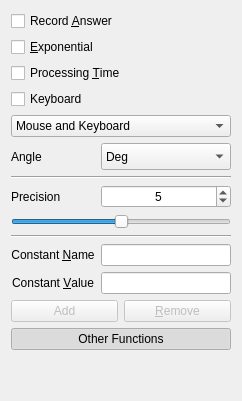
    <widget class="QWidget" name="configureLayoutWidget" native="true">
     <layout class="QVBoxLayout" name="verticalLayout">
      <item>
       <layout class="QVBoxLayout" name="verticalLayout_5">
        <item>
         <widget class="QCheckBox" name="checkBoxAns">
          <property name="text">
           <string>Record &amp;Answer</string>
          </property>
         </widget>
        </item>
        <item>
         <widget class="QCheckBox" name="checkBoxExp">
          <property name="text">
           <string>&amp;Exponential</string>
          </property>
         </widget>
        </item>
        <item>
         <widget class="QCheckBox" name="checkBoxTime">
          <property name="text">
           <string>Processing &amp;Time</string>
          </property>
         </widget>
        </item>
        <item>
         <widget class="QCheckBox" name="keyCheckBox">
          <property name="text">
           <string>Keyboard</string>
          </property>
         </widget>
        </item>
        <item>
         <widget class="QComboBox" name="comboBox">
          <item>
           <property name="text">
            <string>Mouse and Keyboard</string>
           </property>
          </item>
          <item>
           <property name="text">
            <string>Keyboard Only</string>
           </property>
          </item>
          <item>
           <property name="text">
            <string>Mouse Only</string>
           </property>
          </item>
         </widget>
        </item>
       </layout>
      </item>
      <item>
       <layout class="QHBoxLayout" name="horizontalLayout_3">
        <item>
         <widget class="QLabel" name="label_3">
          <property name="text">
           <string>Angle  </string>
          </property>
         </widget>
        </item>
        <item>
         <widget class="QComboBox" name="comboBoxAngle">
          <property name="sizePolicy">
           <sizepolicy hsizetype="Minimum" vsizetype="Fixed">
            <horstretch>0</horstretch>
            <verstretch>0</verstretch>
           </sizepolicy>
          </property>
          <property name="minimumSize">
           <size>
            <width>130</width>
            <height>27</height>
           </size>
          </property>
          <property name="maximumSize">
           <size>
            <width>130</width>
            <height>27</height>
           </size>
          </property>
          <item>
           <property name="text">
            <string>Deg</string>
           </property>
          </item>
          <item>
           <property name="text">
            <string>Rad</string>
           </property>
          </item>
          <item>
           <property name="text">
            <string>Grad</string>
           </property>
          </item>
         </widget>
        </item>
       </layout>
      </item>
      <item>
       <widget class="Line" name="line">
        <property name="orientation">
         <enum>Qt::Horizontal</enum>
        </property>
       </widget>
      </item>
      <item>
       <layout class="QHBoxLayout" name="horizontalLayout_2">
        <item>
         <widget class="QLabel" name="label_2">
          <property name="text">
           <string>Precision   </string>
          </property>
         </widget>
        </item>
        <item>
         <widget class="QSpinBox" name="spinBoxPrecision">
          <property name="sizePolicy">
           <sizepolicy hsizetype="Minimum" vsizetype="Fixed">
            <horstretch>0</horstretch>
            <verstretch>0</verstretch>
           </sizepolicy>
          </property>
          <property name="minimumSize">
           <size>
            <width>130</width>
            <height>0</height>
           </size>
          </property>
          <property name="maximumSize">
           <size>
            <width>130</width>
            <height>16777215</height>
           </size>
          </property>
          <property name="alignment">
           <set>Qt::AlignCenter</set>
          </property>
          <property name="maximum">
           <number>10</number>
          </property>
          <property name="value">
           <number>5</number>
          </property>
         </widget>
        </item>
       </layout>
      </item>
      <item>
       <widget class="QSlider" name="horizontalSliderPrecision">
        <property name="maximum">
         <number>10</number>
        </property>
        <property name="value">
         <number>5</number>
        </property>
        <property name="orientation">
         <enum>Qt::Horizontal</enum>
        </property>
        <property name="tickInterval">
         <number>0</number>
        </property>
       </widget>
      </item>
      <item>
       <widget class="Line" name="line_2">
        <property name="orientation">
         <enum>Qt::Horizontal</enum>
        </property>
       </widget>
      </item>
      <item>
       <layout class="QHBoxLayout" name="horizontalLayout_4">
        <item>
         <widget class="QLabel" name="label_4">
          <property name="sizePolicy">
           <sizepolicy hsizetype="Minimum" vsizetype="Minimum">
            <horstretch>0</horstretch>
            <verstretch>0</verstretch>
           </sizepolicy>
          </property>
          <property name="text">
           <string>Constant &amp;Name</string>
          </property>
          <property name="alignment">
           <set>Qt::AlignCenter</set>
          </property>
          <property name="buddy">
           <cstring>lineEditConstantName</cstring>
          </property>
         </widget>
        </item>
        <item>
         <widget class="QLineEdit" name="lineEditConstantName">
          <property name="sizePolicy">
           <sizepolicy hsizetype="Fixed" vsizetype="Fixed">
            <horstretch>0</horstretch>
            <verstretch>0</verstretch>
           </sizepolicy>
          </property>
          <property name="minimumSize">
           <size>
            <width>130</width>
            <height>0</height>
           </size>
          </property>
          <property name="maximumSize">
           <size>
            <width>130</width>
            <height>16777215</height>
           </size>
          </property>
          <property name="alignment">
           <set>Qt::AlignCenter</set>
          </property>
         </widget>
        </item>
       </layout>
      </item>
      <item>
       <layout class="QHBoxLayout" name="horizontalLayout_6">
        <item>
         <widget class="QLabel" name="label">
          <property name="sizePolicy">
           <sizepolicy hsizetype="Minimum" vsizetype="Minimum">
            <horstretch>0</horstretch>
            <verstretch>0</verstretch>
           </sizepolicy>
          </property>
          <property name="text">
           <string>Constant &amp;Value</string>
          </property>
          <property name="alignment">
           <set>Qt::AlignCenter</set>
          </property>
          <property name="buddy">
           <cstring>lineEditConstantValue</cstring>
          </property>
         </widget>
        </item>
        <item>
         <widget class="QLineEdit" name="lineEditConstantValue">
          <property name="sizePolicy">
           <sizepolicy hsizetype="Fixed" vsizetype="Fixed">
            <horstretch>0</horstretch>
            <verstretch>0</verstretch>
           </sizepolicy>
          </property>
          <property name="minimumSize">
           <size>
            <width>130</width>
            <height>0</height>
           </size>
          </property>
          <property name="maximumSize">
           <size>
            <width>130</width>
            <height>16777215</height>
           </size>
          </property>
          <property name="alignment">
           <set>Qt::AlignCenter</set>
          </property>
         </widget>
        </item>
       </layout>
      </item>
      <item>
       <layout class="QHBoxLayout" name="horizontalLayout">
        <item>
         <widget class="QPushButton" name="buttonAddConstant">
          <property name="enabled">
           <bool>false</bool>
          </property>
          <property name="sizePolicy">
           <sizepolicy hsizetype="Minimum" vsizetype="Fixed">
            <horstretch>0</horstretch>
            <verstretch>0</verstretch>
           </sizepolicy>
          </property>
          <property name="text">
           <string>Add</string>
          </property>
         </widget>
        </item>
        <item>
         <widget class="QPushButton" name="buttonRemoveConstant">
          <property name="enabled">
           <bool>false</bool>
          </property>
          <property name="sizePolicy">
           <sizepolicy hsizetype="Minimum" vsizetype="Fixed">
            <horstretch>0</horstretch>
            <verstretch>0</verstretch>
           </sizepolicy>
          </property>
          <property name="text">
           <string>&amp;Remove</string>
          </property>
         </widget>
        </item>
       </layout>
      </item>
      <item>
       <widget class="QPushButton" name="buttonOtherFunctions">
        <property name="text">
         <string>Other Functions</string>
        </property>
        <property name="checkable">
         <bool>true</bool>
        </property>
        <property name="checked">
         <bool>true</bool>
        </property>
       </widget>
      </item>
      <item>
       <spacer name="verticalSpacer">
        <property name="orientation">
         <enum>Qt::Vertical</enum>
        </property>
        <property name="sizeHint" stdset="0">
         <size>
          <width>20</width>
          <height>40</height>
         </size>
        </property>
       </spacer>
      </item>
     </layout>
    </widget>
